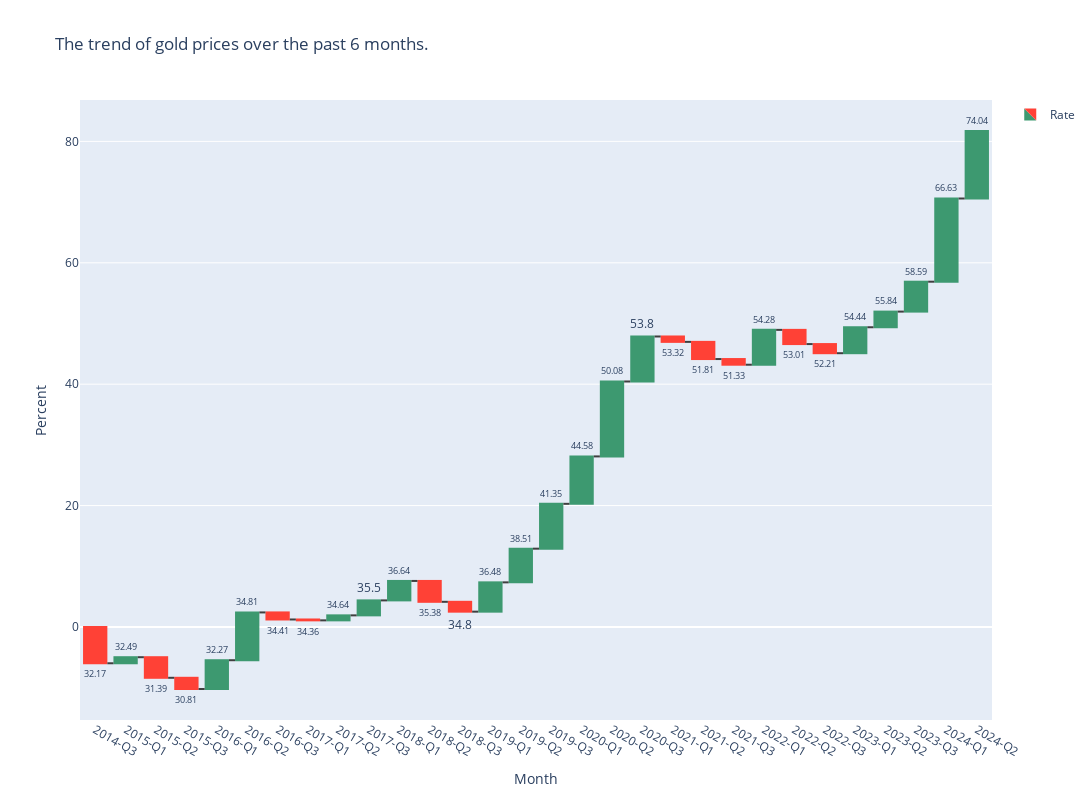

The notebook cell saved with this chart:
### Code cell
fig = go.Figure()
fig.add_trace(go.Waterfall(
    name = "Rate", orientation = "v",
    text = np.round(quarterly_avg_prices.values[1:],2),
    x = quarterly_avg_prices.index[1:], y=quarterly_percentage_change[1:],
    connector = {"line":{"color":"rgb(63, 63, 63)"}},
    textposition="outside",
))

fig.update_layout(
        title = "The quarter with the highest gold price increase.",
        xaxis_title='Month',
        yaxis_title='Percent',
        showlegend = True,
        width=1200,
        height=800
)

fig.show()

### Figure 1 — Plotly figure (JSON) as saved in the notebook; plotly's stock layout.template omitted (floating-point values rounded to 4 significant figures)
{"data": [{"connector": {"line": {"color": "rgb(63, 63, 63)"}}, "name": "Rate", "orientation": "v", "text": [32.17, 32.49, 31.39, 30.81, 32.27, 34.81, 34.41, 34.36, 34.64, 35.5, 36.64, 35.38, 34.8, 36.48, 38.51, 41.35, 44.58, 50.08, 53.8, 53.32, 51.81, 51.33, 54.28, 53.01, 52.21, 54.44, 55.84, 58.59, 66.63, 74.04], "textposition": "outside", "type": "waterfall", "x": ["2014-Q3", "2015-Q1", "2015-Q2", "2015-Q3", "2016-Q1", "2016-Q2", "2016-Q3", "2017-Q1", "2017-Q2", "2017-Q3", "2018-Q1", "2018-Q2", "2018-Q3", "2019-Q1", "2019-Q2", "2019-Q3", "2020-Q1", "2020-Q2", "2020-Q3", "2021-Q1", "2021-Q2", "2021-Q3", "2022-Q1", "2022-Q2", "2022-Q3", "2023-Q1", "2023-Q2", "2023-Q3", "2024-Q1", "2024-Q2"], "y": [-5.983, 0.9985, -3.39, -1.847, 4.741, 7.875, -1.164, -0.1436, 0.8238, 2.466, 3.204, -3.438, -1.623, 4.828, 5.55, 7.388, 7.813, 12.34, 7.415, -0.8866, -2.832, -0.9324, 5.741, -2.339, -1.504, 4.275, 2.579, 4.925, 13.71, 11.12]}], "layout": {"height": 800, "showlegend": true, "title": {"text": "The trend of gold prices over the past 6 months."}, "width": 1200, "xaxis": {"autorange": true, "range": [-0.5, 29.5], "title": {"text": "Month"}, "type": "category"}, "yaxis": {"autorange": true, "range": [-15.33, 86.82], "title": {"text": "Percent"}, "type": "linear"}}}
